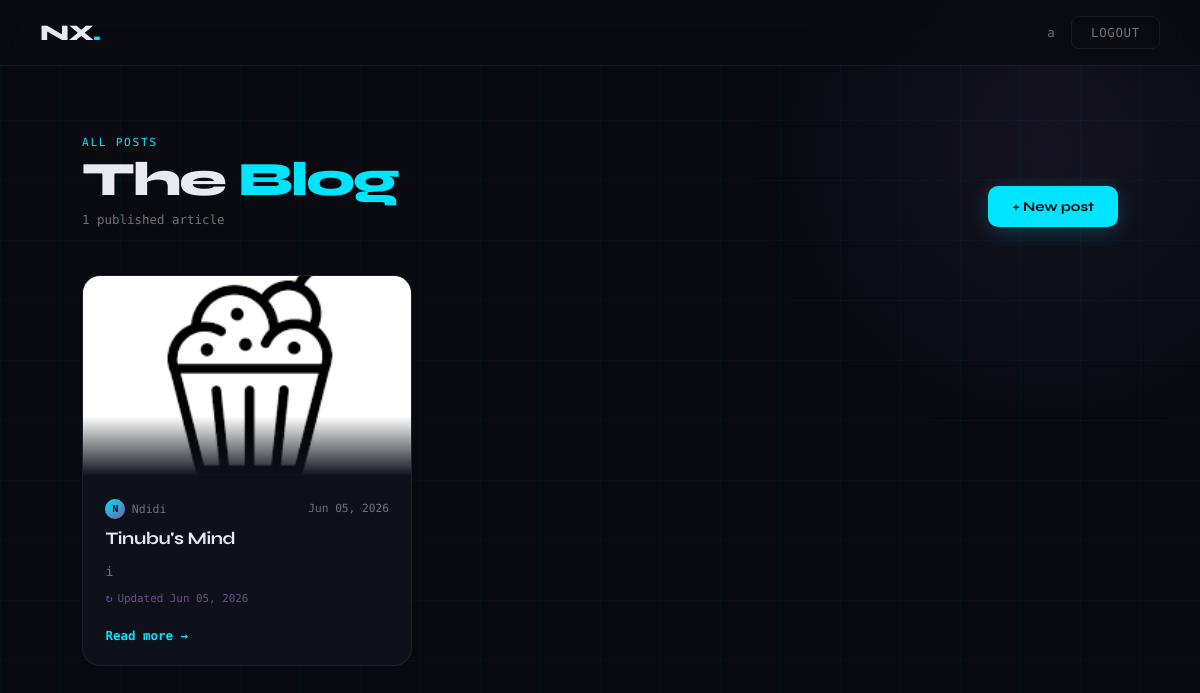
Page /blogs/list/ (signed in) on the earlier database version.
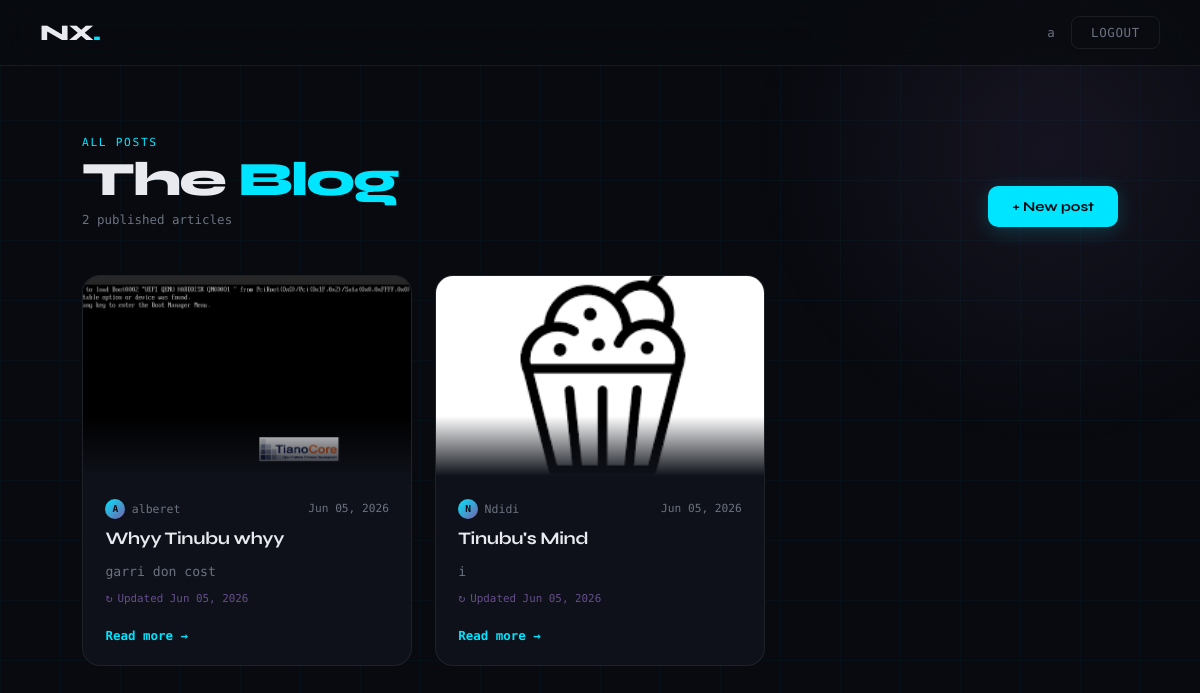
Same page on the later database version.
### apps/blogs/models.py (models this page shows, shortened)
class Blogs(models.Model):
    author = models.ForeignKey(User, on_delete=models.CASCADE)
    title = models.CharField(max_length=255)
    slug = models.SlugField(max_length=255, unique=True, blank=True)
    description = models.TextField()
    image = models.ImageField()
    status = models.CharField(max_length=20, choices=STATUS, default="draft")
    created_at = models.DateTimeField(auto_now_add=True)
    updated_at = models.DateTimeField(auto_now=True)

### apps/users/models.py (models this page shows, shortened)
class User(models.Model):
    username = models.CharField(max_length=255)
    email = models.EmailField(unique=True)
    password = models.CharField(max_length=255)
    user_type = models.CharField(max_length=50, choices=TYPES, default='user')
    profile_pic = models.ImageField(upload_to='profile_pics/', null=True, blank=True)
    created_at = models.DateTimeField(auto_now_add=True)
    last_login = models.DateTimeField(null=True, blank=True)

### apps/users/decorator.py (the view)
    def wrapper(request, *args, **kwargs):
        if not request.session.get("user_id"):
            messages.error(
                request, "Please login"
            )
            return redirect("login")
        return view_func(
            request,
            *args,
            **kwargs
        )

### apps/blogs/views.py (called while the page is built)
@login_required
def b_lists(request):
    blogs = Blogs.objects.filter(status="published").order_by("-created_at")
    return render(request, "blogs/b_list.html", {"blogs": blogs})

### apps/users/decorator.py (called while the page is built)
def login_required(view_func):
    def wrapper(request, *args, **kwargs):
        if not request.session.get("user_id"):
            messages.error(
                request, "Please login"
            )
            return redirect("login")
        return view_func(
            request,
            *args,
            **kwargs
        )
    return wrapper

### templates/blogs/b_list.html (shortened to what this page needs)
{% extends "base.html" %}
{% block content %}
<div class="page-wrapper">
  <div class="page-header">
    <div class="page-header-left">
      <p class="eyebrow">All posts</p>
      <h1>The <em>Blog</em></h1>
      <p class="count">{{ blogs|length }} published article{{ blogs|length|pluralize }}</p>
    </div>
    <a href="{% url 'post_blog' %}" class="btn-new">
      + New post
    </a>
  </div>
  <div class="blog-grid">
    {% if blogs %}
      {% for blog in blogs %}
        <article class="blog-card">
          <div class="blog-card-img">
            {% if blog.image %}
              <img src="{{ blog.image.url }}" alt="{{ blog.title }}" />
            {% elif blog.thumbnail %}
              <img src="{{ blog.thumbnail.url }}" alt="{{ blog.title }}" />
            {% else %}
              {{ blog.title|first|upper }}
            {% endif %}
          </div>
          <div class="blog-card-body">
            <div class="blog-meta">
              <span class="blog-author-chip">
                <span class="author-dot">{{ blog.author.username|first|upper }}</span>
                {{ blog.author.username }}
              </span>
              <span class="blog-date">{{ blog.created_at|date:"M d, Y" }}</span>
            </div>
            <a href="{% url 'details' slug=blog.slug %}" class="blog-title">
              {{ blog.title }}
            </a>
            {% if blog.description %}
              <p class="blog-excerpt">{{ blog.description|truncatewords:25 }}</p>
            {% else %}
              <p class="blog-excerpt">{{ blog.content|striptags|truncatewords:25 }}</p>
            {% endif %}
            {% if blog.updated_at and blog.updated_at != blog.created_at %}
              <span class="blog-updated">Updated {{ blog.updated_at|date:"M d, Y" }}</span>
            {% endif %}
          </div>
          <div class="blog-card-footer">
            <a href="{% url 'details' slug=blog.slug %}" class="read-link">
              Read more →
            </a>
          </div>
        </article>
      {% endfor %}
    {% endif %}
  </div>
</div>
{% endblock %}

### templates/base.html (shortened to what this page needs)
<!DOCTYPE html>
<html lang="en">
<head>
</head>
<body>
  <nav>
    <a href="{% url 'home' %}" class="nav-logo">NX<span>.</span></a>
    <div class="nav-links">
      {% if request.session.user_id %}
        <span class="text-muted" style="font-size:0.78rem;">{{ request.session.username }}</span>
        <form method="post" action="{% url 'logout' %}" style="display:inline;">
          <button type="submit" class="nav-btn">Logout</button>
        </form>
      {% else %}
        <a href="{% url 'login' %}" class="nav-btn">Sign in</a>
        <a href="{% url 'signup' %}" class="nav-btn primary">Get started</a>
      {% endif %}
    </div>
  </nav>
  <main>
    {% block content %}{% endblock %}
  </main>
</body>
</html>

### templates/base.html (style rules this page uses)
*, *::before, *::after { box-sizing: border-box; margin: 0; padding: 0; }
:root { --bg: #080a0f; --surface: #0e1119; --border: rgba(255,255,255,0.07); --accent: #00e5ff; --accent2: #7b5ea7; --text: #e8eaf0; --muted: #6b7280; --danger: #ff4d6d; --success: #00e5b0; --radius: 14px; --font-head: 'Syne', sans-serif; --font-mono: 'DM Mono', monospace; --glow: 0 0 40px rgba(0,229,255,0.12); }
html { scroll-behavior: smooth; }
body { font-family: var(--font-mono); background: var(--bg); color: var(--text); min-height: 100vh; overflow-x: hidden; }
body::before { content: ''; position: fixed; inset: 0; background-image: linear-gradient(rgba(0,229,255,0.03) 1px, transparent 1px), linear-gradient(90deg, rgba(0,229,255,0.03) 1px, transparent 1px); background-size: 60px 60px; animation: gridDrift 20s linear infinite; pointer-events: none; z-index: 0; }
body::after { content: ''; position: fixed; width: 600px; height: 600px; border-radius: 50%; background: radial-gradient(circle, rgba(123,94,167,0.12) 0%, transparent 70%); top: -150px; right: -150px; animation: orbFloat 12s ease-in-out infinite; pointer-events: none; z-index: 0; }
nav { position: fixed; top: 0; left: 0; right: 0; z-index: 100; display: flex; align-items: center; justify-content: space-between; padding: 1rem 2.5rem; background: rgba(8,10,15,0.7); backdrop-filter: blur(20px); border-bottom: 1px solid var(--border); }
.nav-logo { font-family: var(--font-head); font-size: 1.4rem; font-weight: 800; letter-spacing: -0.03em; color: var(--text); text-decoration: none; }
.nav-logo span { color: var(--accent); }
.nav-links { display: flex; gap: 1rem; align-items: center; }
.nav-btn { font-family: var(--font-mono); font-size: 0.78rem; font-weight: 500; letter-spacing: 0.05em; text-transform: uppercase; padding: 0.5rem 1.2rem; border-radius: 8px; border: 1px solid var(--border); background: transparent; color: var(--muted); text-decoration: none; cursor: pointer; transition: all 0.2s ease; }
main { position: relative; z-index: 1; padding-top: 80px; }
.text-muted { color: var(--muted); font-size: 0.82rem; }
a { color: var(--accent); text-decoration: none; }

Differences in the rows shown:
now on this page (row edited): Blogs: image (picture), author.username|first "A", author.username "alberet", created_at "Jun 05, 2026", title "Whyy Tinubu whyy", description "garri don cost", updated_at "Jun 05, 2026"
Other differences:
{{ blogs|length }}: "1" → "2"
